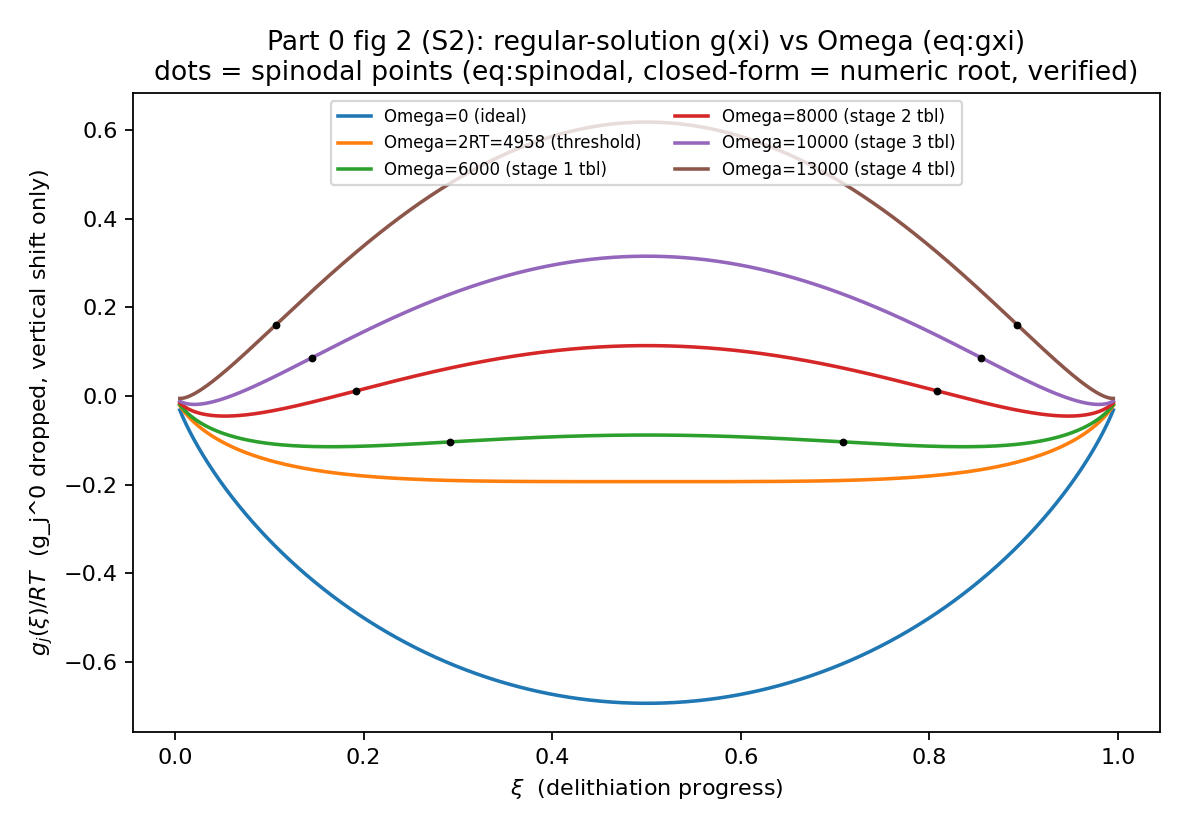

Python code for this plot:
# -*- coding: utf-8 -*-
"""V1013 P2.1 Part 0 figure (S2) -- regular-solution free energy g(xi) vs Omega.

Purpose: visualize eq:gxi -- g_j(xi) = RT[xi ln xi + (1-xi) ln(1-xi)] + Omega*xi*(1-xi)
(g_j^0 dropped -- constant vertical shift only, does not affect shape/curvature)
for a spread of Omega values spanning the graphite GRAPHITE_STAGING_LIT table
(0 / 6000 / 8000 / 10000 / 13000 J/mol) plus the exact threshold 2RT, to show
the single-well -> double-well transition (eq:gpp / eq:spinodal, Part 0 Step 3).

Self-check (non-fabrication guard): the numerically located inflection points
(g''(xi)=0, found by root-finding on the closed-form second derivative) are
compared against the closed-form spinodal xi_s^+- = 1/2*(1 +- u), u = sqrt(1-2RT/Omega).
Both routes must agree to floating-point precision.
"""
import importlib.util
import numpy as np
import matplotlib
matplotlib.use("Agg")
import matplotlib.pyplot as plt

CODE = r"D:\Projects\Project_Anode_Fit\Claude\docs\v1.0.13\Anode_Fit_v1.0.13.py"
OUT = r"D:\Projects\Project_Anode_Fit\Claude\results\process\V1013_P21_fig_S2_gxi_doublewell.png"

spec = importlib.util.spec_from_file_location("anodefit_v1013", CODE)
m = importlib.util.module_from_spec(spec)
spec.loader.exec_module(m)

R, F = m.R, m.F
T = 298.15
two_RT = 2.0 * R * T  # ~4958 J/mol, exact spinodal threshold (eq:spinodal)

# real Omega values lifted from GRAPHITE_STAGING_LIT (not invented) + the exact threshold
omegas_real = [tr['Omega'] for tr in m.GRAPHITE_STAGING_LIT]  # [6000, 8000, 10000, 13000]
omega_set = [0.0] + [two_RT] + omegas_real
labels = ["Omega=0 (ideal)", f"Omega=2RT={two_RT:.0f} (threshold)"] + \
         [f"Omega={int(o)} (stage {i+1} tbl)" for i, o in enumerate(omegas_real)]

def g_xi(xi, Omega):
    return R * T * (xi * np.log(xi) + (1 - xi) * np.log(1 - xi)) + Omega * xi * (1 - xi)

def gpp_xi(xi, Omega):
    return R * T / (xi * (1 - xi)) - 2.0 * Omega

xi = np.linspace(0.005, 0.995, 2000)

fig, ax = plt.subplots(figsize=(7.4, 5.2))
for Omega, lab in zip(omega_set, labels):
    g = g_xi(xi, Omega)
    ax.plot(xi, g / (R * T), label=lab, lw=1.6)

    if Omega > two_RT:
        # closed-form spinodal (eq:spinodal)
        u = np.sqrt(1.0 - two_RT / Omega)
        xi_s_minus, xi_s_plus = 0.5 * (1 - u), 0.5 * (1 + u)
        # numeric cross-check: bracket-and-bisect root of gpp_xi on (0,0.5) and (0.5,1)
        from scipy.optimize import brentq
        xi_s_minus_num = brentq(lambda x: gpp_xi(x, Omega), 1e-6, 0.5 - 1e-9)
        xi_s_plus_num = brentq(lambda x: gpp_xi(x, Omega), 0.5 + 1e-9, 1 - 1e-6)
        assert abs(xi_s_minus_num - xi_s_minus) < 1e-6, "spinodal- mismatch closed-form vs numeric"
        assert abs(xi_s_plus_num - xi_s_plus) < 1e-6, "spinodal+ mismatch closed-form vs numeric"
        print(f"Omega={Omega:.0f}: closed-form xi_s-/+ = {xi_s_minus:.4f}/{xi_s_plus:.4f}  "
              f"numeric = {xi_s_minus_num:.4f}/{xi_s_plus_num:.4f}  (match)")
        ax.plot([xi_s_minus, xi_s_plus], [g_xi(xi_s_minus, Omega) / (R * T),
                                            g_xi(xi_s_plus, Omega) / (R * T)],
                'k.', ms=5)
    else:
        print(f"Omega={Omega:.0f}: <= 2RT, single well (no real spinodal root)")

ax.set_xlabel(r"$\xi$  (delithiation progress)")
ax.set_ylabel(r"$g_j(\xi)/RT$  (g_j^0 dropped, vertical shift only)")
ax.set_title("Part 0 fig 2 (S2): regular-solution g(xi) vs Omega (eq:gxi)\n"
             "dots = spinodal points (eq:spinodal, closed-form = numeric root, verified)")
ax.legend(fontsize=7.5, loc="upper center", ncol=2)
fig.tight_layout()
fig.savefig(OUT, dpi=160)
print(f"saved: {OUT}")
